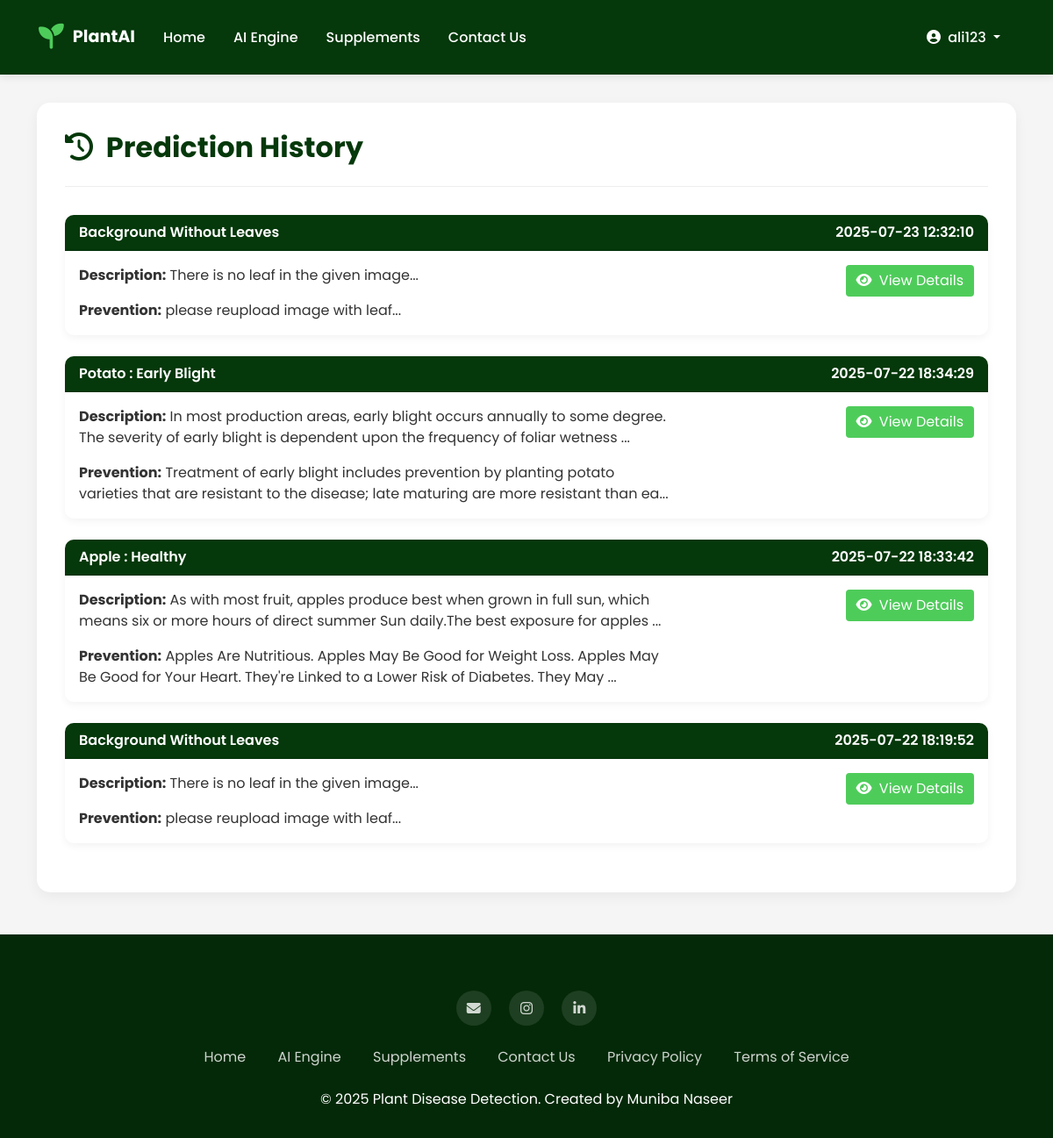
Screenshot of /history (signed in) with the database file from the repository.
### tables this page shows
CREATE TABLE predictions (
            id INTEGER PRIMARY KEY AUTOINCREMENT,
            user_id INTEGER NOT NULL,
            disease_name TEXT NOT NULL,
            description TEXT NOT NULL,
            prevention TEXT NOT NULL,
            supplement_name TEXT,
            supplement_image TEXT,
            supplement_link TEXT,
            image_path TEXT,
            predicted_at TIMESTAMP DEFAULT CURRENT_TIMESTAMP,
            FOREIGN KEY (user_id) REFERENCES users (id)
        );

### Flask Deployed App/app.py (the view)
@app.route('/history')
def history():
    if 'user_id' not in session:
        flash('Please log in to view your history', 'warning')
        return redirect(url_for('login'))
    conn = get_db_connection()
    predictions = conn.execute('''
        SELECT * FROM predictions
        WHERE user_id = ?
        ORDER BY predicted_at DESC
    ''', (session['user_id'],)).fetchall()
    conn.close()
    return render_template('history.html', predictions=predictions)

### Flask Deployed App/app.py (called while the page is built)
def get_db_connection():
    conn = sqlite3.connect('database.db')
    conn.row_factory = sqlite3.Row
    return conn

### Flask Deployed App/templates/history.html (shortened to what this page needs)
{% extends "base.html" %}  {% block content %}
<body>
  <div class="container">
    <div class="history-container">
      <div class="history-header">
        <h2 class="history-title">
          <i class="fas fa-history me-2"></i> Prediction History
        </h2>
      </div>
      {% if predictions %} {% for prediction in predictions %}
      <div class="card history-card">
        <div class="card-header">
          {{ prediction['disease_name'] }}
          <span class="float-end"> {{ prediction['predicted_at'] }} </span>
        </div>
        <div class="card-body">
          <div class="row">
            <div class="col-md-8">
              <p class="card-text">
                <strong>Description:</strong> {{ prediction['description'][:150]
                }}...
              </p>
              <p class="card-text">
                <strong>Prevention:</strong> {{ prediction['prevention'][:150]
                }}...
              </p>
            </div>
            <div class="col-md-4 text-end">
              <a
                href="#"
                class="btn btn-view"
                data-bs-toggle="modal"
                data-bs-target="#detailsModal{{ prediction['id'] }}"
              >
                <i class="fas fa-eye me-1"></i> View Details
              </a>
            </div>
          </div>
        </div>
      </div>
      {% endfor %} {% endif %}
    </div>
  </div>
</body>
{% endblock %}

### Flask Deployed App/templates/base.html (style rules this page uses)
:root { --primary-color: #05380b; --secondary-color: #4ecc5a; --light-color: #f8f9fa; --dark-color: #042908; --accent-color: #3aab49; }
body { font-family: "Poppins", sans-serif; background-color: var(--light-color); color: #333; overflow-x: hidden; }

### Flask Deployed App/templates/history.html (style rules this page uses)
:root { --primary-color: #05380b; --secondary-color: #4ecc5a; --light-color: #f8f9fa; --dark-color: #042908; }
body { font-family: "Poppins", sans-serif; background-color: #f5f5f5; }
.history-container { max-width: 1200px; margin: 2rem auto; background: white; border-radius: 15px; box-shadow: 0 5px 15px rgba(0, 0, 0, 0.05); overflow: hidden; padding: 2rem; }
.history-header { margin-bottom: 2rem; border-bottom: 1px solid #eee; padding-bottom: 1rem; }
.history-title { color: var(--primary-color); font-weight: 700; }
.history-card { border: none; border-radius: 10px; box-shadow: 0 3px 10px rgba(0, 0, 0, 0.05); margin-bottom: 1.5rem; transition: all 0.3s ease; }
.history-card .card-header { background-color: var(--primary-color); color: white; font-weight: 600; border-radius: 10px 10px 0 0 !important; }
.btn-view { background-color: var(--secondary-color); color: white; border: none; }

### rows the page displays
predictions: disease_name "Background Without Leaves", predicted_at "2025-07-23 12:32:10", description "There is no leaf in the given image", prevention "please reupload image with leaf"
predictions: disease_name "Potato : Early Blight", predicted_at "2025-07-22 18:34:29", description "In most production areas, early blight occurs annually to some degree. The severity of early blight is dependent upon the frequency of foliar wetness", prevention "Treatment of early blight includes prevention by planting potato varieties that are resistant to the disease; late maturing are more resistant than ea"
predictions: disease_name "Apple : Healthy", predicted_at "2025-07-22 18:33:42", description "As with most fruit, apples produce best when grown in full sun, which means six or more hours of direct summer Sun daily.The best exposure for apples", prevention "Apples Are Nutritious. Apples May Be Good for Weight Loss. Apples May Be Good for Your Heart. They're Linked to a Lower Risk of Diabetes. They May"
predictions: disease_name "Background Without Leaves", predicted_at "2025-07-22 18:19:52", description "There is no leaf in the given image", prevention "please reupload image with leaf"

### other values shown
{{ session['username'] }} "ali123"
